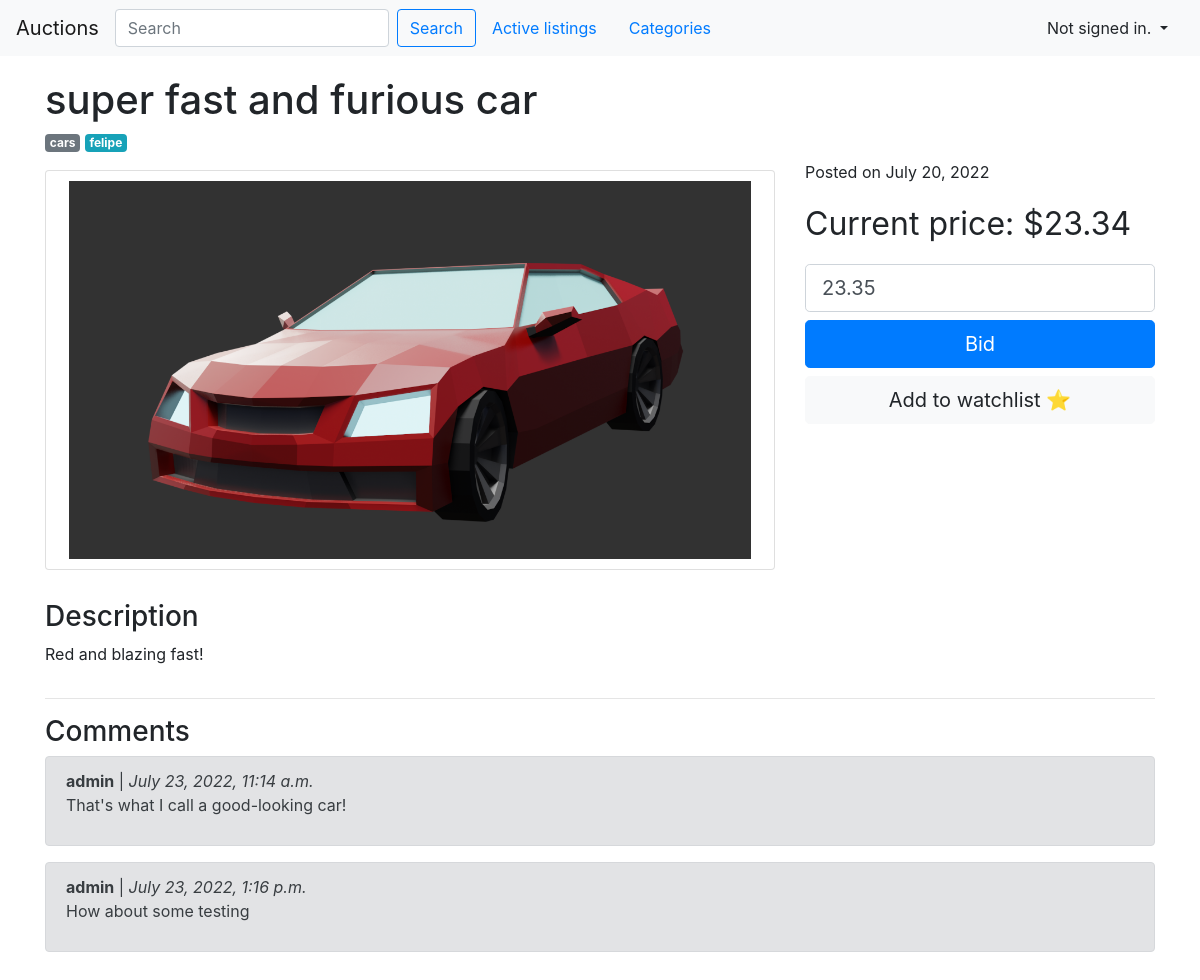
Page /listings/5 on the committed database.
### auctions/models.py (models this page shows, shortened)
class Listing(models.Model):
    owner = models.ForeignKey(User, on_delete=models.CASCADE)
    title = models.CharField(max_length=200)
    state = models.CharField(max_length=10, default="active")
    category = models.CharField(max_length=64, null=True, blank=True)
    description = models.CharField(max_length=1500)
    price = models.DecimalField(max_digits=8, decimal_places=2)
    start_date = models.DateField(auto_now_add=True, editable=False)
    item_image = models.ImageField(upload_to ='uploads/', null=True, blank=True)

class User(AbstractUser):
    def __str__(self):
        return self.username

class Comment(models.Model):
    listing = models.ForeignKey(Listing, on_delete=models.CASCADE)
    owner =  models.ForeignKey(User, on_delete=models.CASCADE, null=True, blank=True)
    author = models.CharField(max_length=200, default="Anonymous")
    body = models.CharField(max_length=500)
    date = models.DateTimeField(auto_now_add=True, editable=False)

### auctions/views.py (the view, shortened to what this page needs)
# urls.py: path("listings/<str:listing_id>", views.listing, name="listing"),
def listing(request, listing_id):
    l = Listing.objects.get(id=listing_id)
    return render(request, "auctions/listing.html", {
        "start_date": l.start_date,
        "owner": l.owner,
        "title": l.title,
        "category": l.category,
        "price": l.price,
        "min_next_price": "{:.2f}".format(l.price + Decimal(0.01)),
        "description": l.description,
        "item_image": l.item_image,
        "comments": l.comment_set.all(),
        "comment_form": CommentForm()
    })

### auctions/forms.py
class CommentForm(forms.ModelForm):
    class Meta:
        model = Comment
        fields = ('body',)
        widgets = {
            'body': forms.Textarea,
        }

### auctions/templates/auctions/listing.html (shortened to what this page needs)
{% extends "auctions/layout.html" %}
{% load crispy_forms_tags %}
{% block body %}
<div class="container">
  <h1>{{ title }}</h1>
  <h6><span class="badge badge-secondary">{{category}}</span>
  <span class="badge badge-info">{{ owner }}</span></h6>
    <div class="row">
      <div class="col-lg-8">
        <div class="card" style=" margin: 10px 0; padding:10px; height: 400px;">
          {% if item_image %}
              <img class="individual_listing_image" src="{{ item_image.url }}" alt="">
              {% endif %}
        </div>
      </div>
      <div class="col-lg-4">
          <div class="bidding_pannel">
            <p>Posted on {{ start_date }}</p>
            <p class="individual_listing_price">Current price: ${{ price }}</p>
            <form method="POST">
                {% if user.is_authenticated %}
                  {% if owner != request.user %}
                    <div class="form-group mb-2">
                      <label for="bid_input" class="sr-only">Bid amount</label>
                      <input type="number" id="bid_input" class="form-control form-control-lg"
                      value="{{ min_next_price }}" min="{{ min_next_price }}">
                    </div>
                    <button type="submit" name="bid_submit" class="btn btn-primary btn-lg btn-block mb-2">Bid</button>
                    <a href="#" class="btn btn-light btn-lg btn-block mb-2">Add to watchlist ⭐ </a>
                  {% else %}
                  <button type="submit" name="close_submit" class="btn btn-warning btn-lg btn-block mb-2">Close auction</button>
                  {% endif %}
                {% else %}
                <div class="form-group mb-2">
                  <input type="number" id="bid_input" class="form-control form-control-lg"
                   value="{{ min_next_price }}" min="{{ min_next_price }}">
                </div>
                <a type="button" href="{% url 'login' %}" class="btn btn-primary btn-lg btn-block mb-2">Bid</a>
                <a href="{% url 'login' %}" class="btn btn-light btn-lg btn-block mb-2">Add to watchlist ⭐ </a>
                {% endif %}
            </form>
        </div>
      </div>
    </div>
    <div class="row" style="margin-top:20px;">
        <div class="col-lg-12">
            <h3>Description</h3>
            <p>{{ description }}</p>
        </div>
    </div>
    <hr>
    <div class="row">
      <div class="col-lg-12">
          <span style="display:flex; align-items:center;"><h3>Comments </h3>
          </span>
          <div class="comments_feed">
            {% for comment in comments %}
              <div class="alert alert-secondary" role="alert">
                <span><strong>{{ comment.author }}</strong> |
                <em>{{ comment.date }}</em></span>
                <p>{{ comment.body }}</p>
              </div>
            {% empty %}
              <p>No comments</p>
            {% endfor %}
          </div>
        </div>
    </div>
{% endblock %}

### auctions/static/auctions/styles.css (style rules this page uses)
body { margin: 0; }
.individual_listing_image { height: 100%; width: 100%; object-fit:contain; margin:auto; }
.individual_listing_price { font-size: 2rem; }
.bidding_pannel { display: flex; flex-direction: column; }

### rows in the picture
Listing: title "super fast and furious car", category "cars", start_date "July 20, 2022", price "23.34", description "Red and blazing fast!"
User: username "felipe"
Comment: author "admin", date "July 23, 2022, 11:14 a.m.", body "That's what I call a good-looking car!"
Comment: author "admin", date "July 23, 2022, 1:16 p.m.", body "How about some testing"
